Frame 1 (no input): blank canvas, image omitted
Frame 60 (the mouse pressed at the canvas centre just before this capture): blank canvas, image omitted
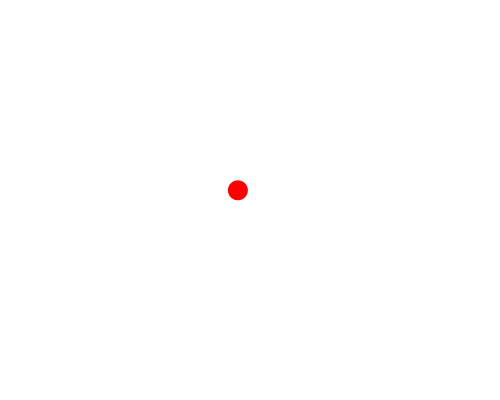
Frame 120 (the mouse held since frame 60 and released just before this capture)

The Processing sketch whose frames 1 and 60 were blank and that drew this single picture after the mouse press (run headless with seeded random() and noise(); from frame 60 on, the mouse is pressed at the canvas centre):

// Processing sketch: sketch_64
// ── sketch_64.pde
// episode 64 fun programming
// animate objects that slow down and stop using lerp()

float x = 0;
float y = 0;

void setup() {
  size(500, 400);
  fill(255, 0, 0);
  noStroke();
}
void draw() {
  background(255);
  ellipse(x, y, 20, 20);
  
  // lerp function can find out what's the middle point between two other points
  x = lerp(x, mouseX, 0.05);
  y = lerp(y, mouseY, 0.05);
}
